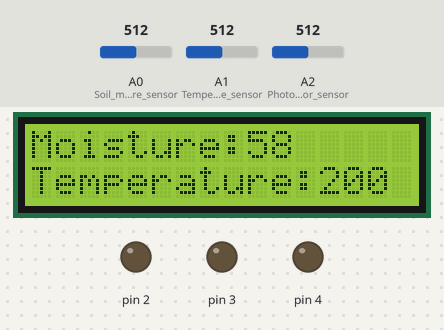
Simulated run of this sketch. Board: Arduino Uno, built with avr-gcc and run on an emulated ATmega328P. On the bench: 16×2 character LCD, output pins drawn as LEDs (lit = HIGH). The inputs (shaded band) are chosen by the test bench; at power-on: A0 (Soil_moisture_sensor) = 512, A1 (Temperature_sensor) = 512, A2 (Photoresistor_sensor) = 512. What the sketch prints to the serial monitor is not drawn.

Above: at 5.1 s.
5.2 s: A0 (Soil_moisture_sensor) set to 870
At 9.7 s:
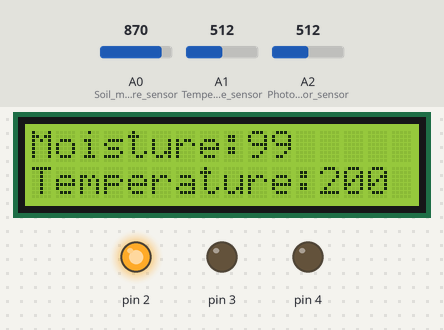
10.5 s: A0 (Soil_moisture_sensor) set to 898
At 14.4 s:
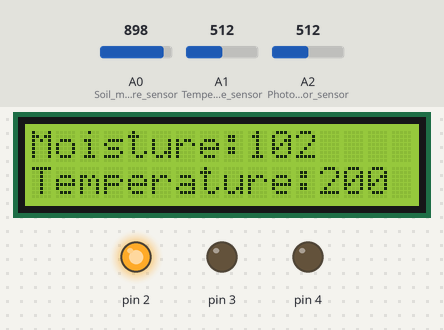
16.6 s: A1 (Temperature_sensor) set to 440
At 20.3 s:
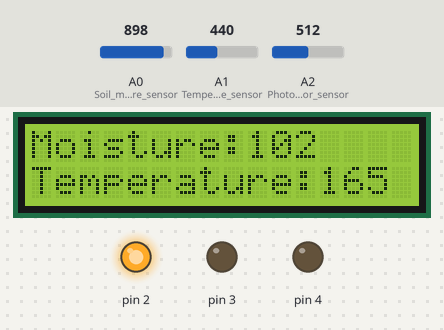
22.7 s: A2 (Photoresistor_sensor) set to 440
At 27.9 s:
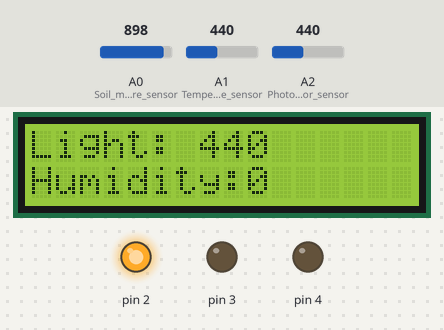
28.2 s: A0 (Soil_moisture_sensor) set to 280
At 29.8 s:
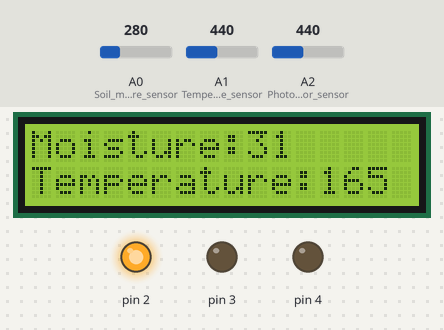
33.3 s: A0 (Soil_moisture_sensor) set to 255
At 35.7 s:
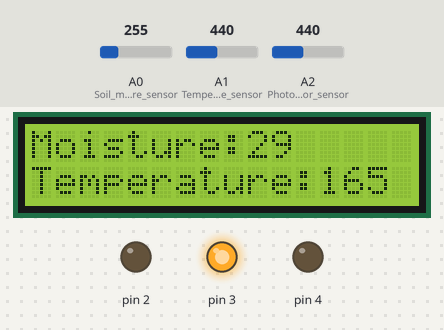
Timing chart, 0 to 37.2 s (numbered marks = the images above; inputs shaded):
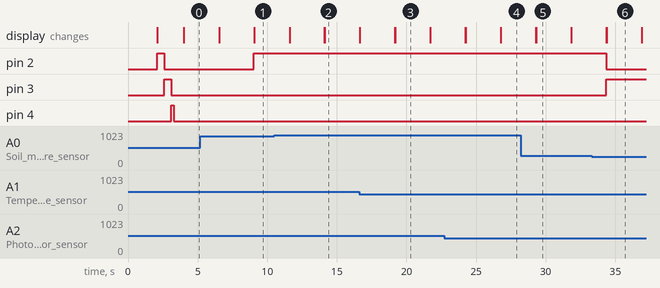

The sketch:

Soil_detector_code.ino
```cpp
#include <math.h>
#include <LiquidCrystal_I2C.h>

  const int green = 2;
  const int orange = 3;
  const int red = 4;
  int moist_value = 0;
  int temp_value = 0;
  int light_value = 0;
  int humid_value = 0;

LiquidCrystal_I2C lcd(32, 16, 2);

void setup(){
  pinMode(2,OUTPUT);
  pinMode(3,OUTPUT);
  pinMode(4,OUTPUT);

  //Sensor inputs
  pinMode(A0,INPUT); //Soil moisture sensor
  pinMode(A1,INPUT);//Temperature sensor
  pinMode(A2,INPUT);//Photoresistor sensor

  //Serial/LCD Monitor
  Serial.begin(9600);
  lcd.init();
  lcd.backlight();
  lcd.setCursor(0,0);
  lcd.print("Soil Detector");
  delay(2000);
  lcd.setCursor(0,1);
  lcd.print("Initialising");
  indicateGreen();
  delay(500);
  indicateOrange();
  delay(500);
  indicateRed();
  delay(500);
  lcd.clear();

}

void loop()
{
 show_monitor(read_soil(),read_temp(),read_light(),read_humid(read_temp(),read_light()));
  if(read_soil()>31 && read_soil()<101){
    indicateGreen();
  }
  else if(read_soil()>10 && read_soil()<31){
    indicateOrange();
  }
  else if(read_soil()>-10 && read_soil()<10){
    indicateRed();
  }
}
  //Functions for indicators

void indicateGreen(){
  digitalWrite(2,HIGH);
  digitalWrite(3,LOW);
  digitalWrite(4,LOW);
}
void indicateOrange(){
  digitalWrite(2,LOW);
  digitalWrite(3,HIGH);
  digitalWrite(4,LOW);
}
void indicateRed(){
  digitalWrite(2,LOW);
  digitalWrite(3,LOW);
  digitalWrite(4,HIGH);
  delay(200);
  digitalWrite(4,LOW);
  delay(200);
}

//functions for sensors
int read_soil(){
  return map(analogRead(A0),0,876,0,100);
}
int read_temp(){
  return map (analogRead(A1),20,358,-40,125);
}
int read_light(){
  return analogRead(A2);
}
int read_humid(int T,int L){
  if (T>30 && T <45){
    if (L>5 && L<450){
    float vapour = 6.1078 * exp((17.269 * T) / (237.3+T)); //e(millibars) = 6.1078 * exp((17.269 * T) / (237.3 + T)), where T is the temperature in degrees celsius.
    float relative_humidity = 100*(exp((17.625*vapour)/(243.04+vapour))/exp((17.625*T)/(243.04+T)));//RH: =100*(EXP((17.625*TD)/(243.04+TD))/EXP((17.625*T)/(243.04+T)))
  return relative_humidity;
    }
    else{
      return 0;
    }
  }
  else{
    return 0;
    }
  }

  void show_monitor(int s, int t, int l, int h){
    moist_value = s;
    Serial.print("Moisture:");
    Serial.println(moist_value);
    lcd.setCursor(0,0);
    lcd.print("Moisture:");
    lcd.setCursor(9,0);
    lcd.print(moist_value);

    temp_value = t; //map(reading, min, max, min, max)
    Serial.print("Temperature:");
    Serial.println(temp_value);
    lcd.setCursor(0,1);
    lcd.print("Temperature:");
    lcd.setCursor(12,1);
    lcd.print(temp_value);
    delay(2500);
    lcd.clear();

    light_value = l;
    Serial.print("Light:");
    Serial.println(light_value);
    lcd.setCursor(0,0);
    lcd.print("Light:");
    lcd.setCursor(7,0);
    lcd.print(light_value);

    humid_value = h;
    Serial.print("Humidity:");
    Serial.println(humid_value);
    lcd.setCursor(0,1);
    lcd.print("Humidity:");
    lcd.setCursor(9,1);
    lcd.print(humid_value);
    delay(2500);
    lcd.clear();
  }
```

Measured:
- the behaviour switches between 272 and 271 on A0 (Soil_moisture_sensor) (found by bisection; images 5 and 6)
- after the input at 33.3 s, pin 2: HIGH → LOW after 1.0 s; pin 3: LOW → HIGH after 1.0 s
- what the display in image 3 shows lasts 2.5 s, from 19.2 s to 21.7 s
